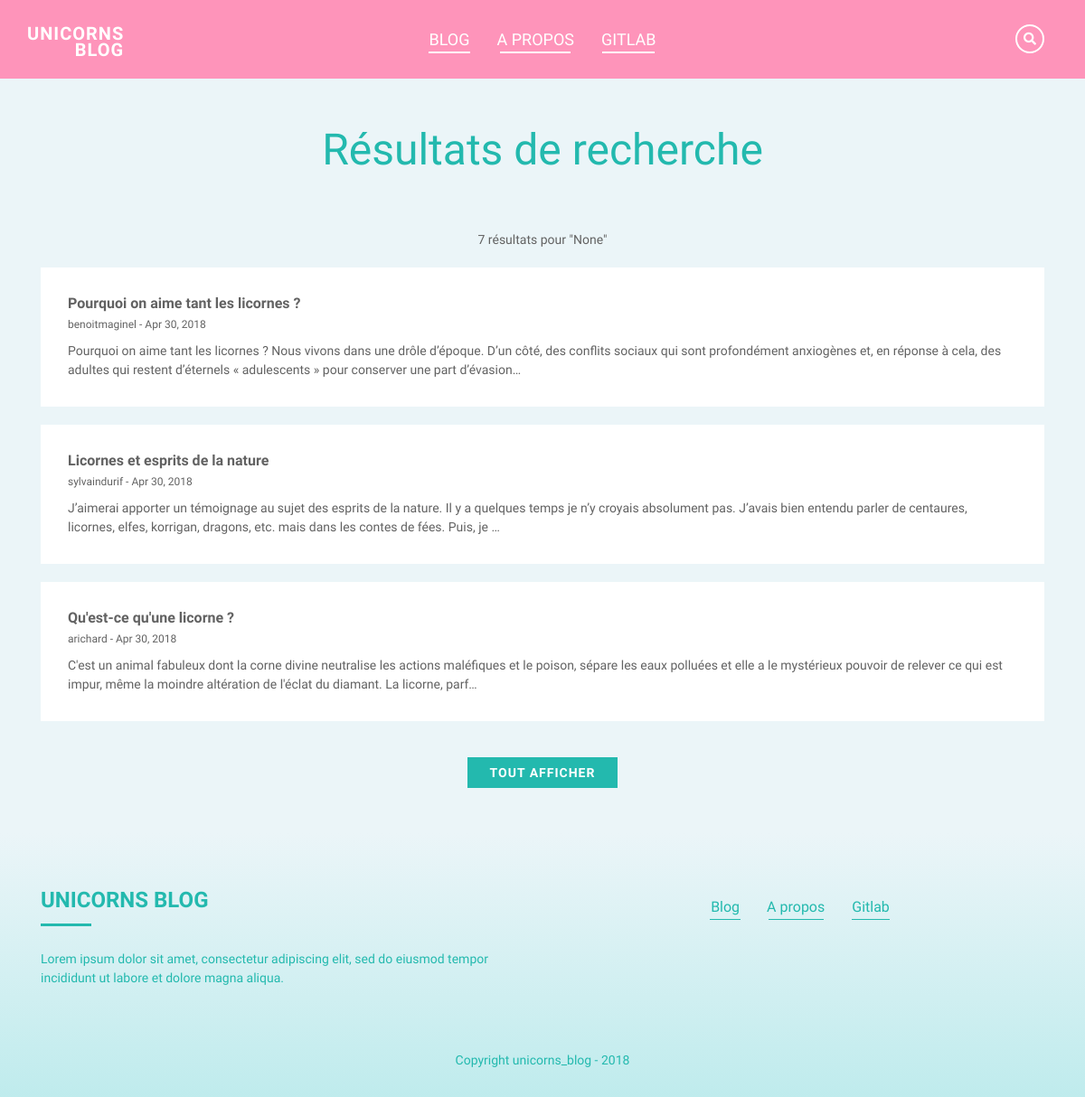
The page /results on the database as committed earlier.
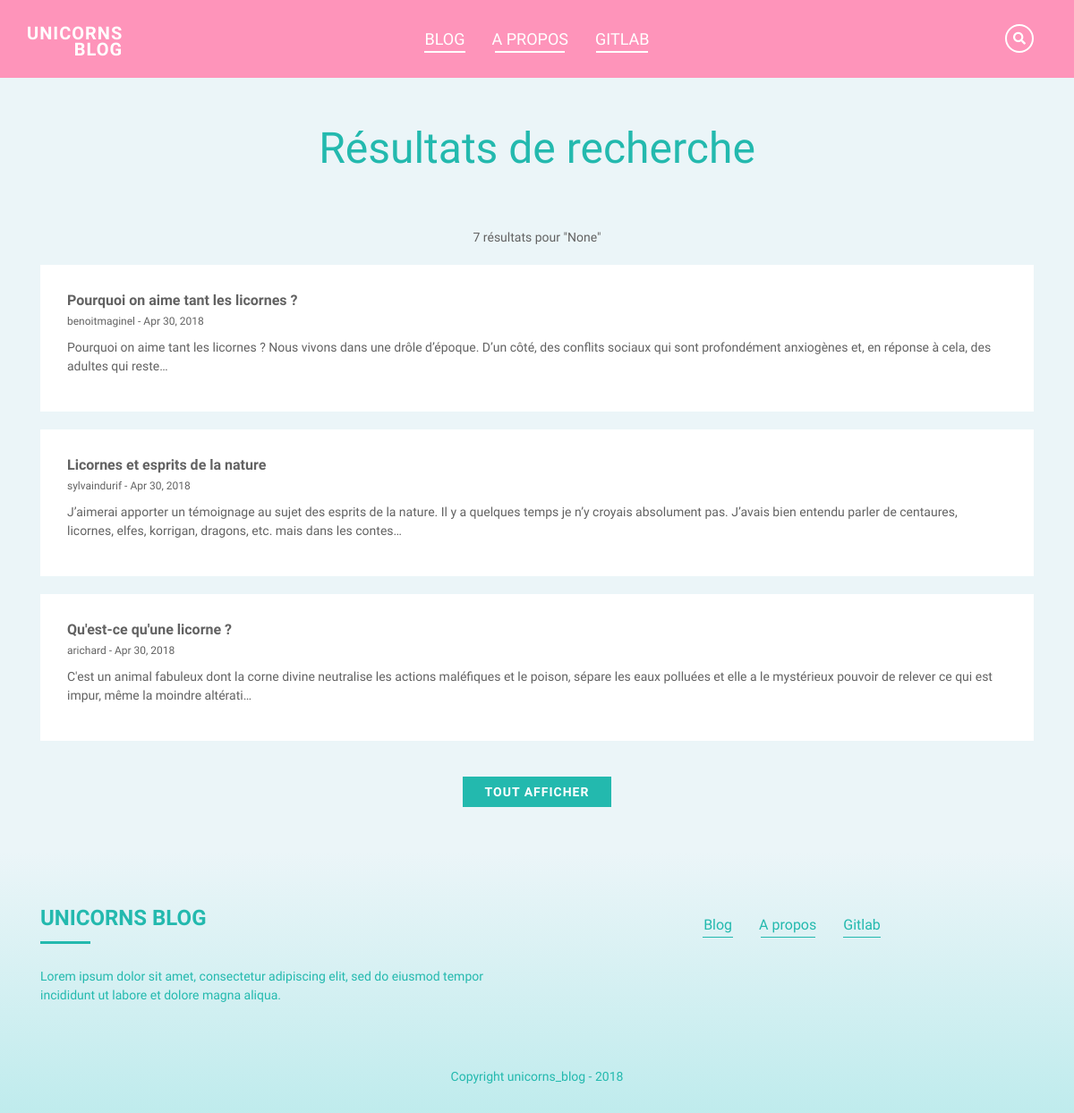
The same page on the database as committed later.
### blog/models.py (models this page shows, shortened)
class Article(models.Model):
    title = models.CharField(max_length=150)
    slug = models.SlugField(max_length=140, unique=True, blank=True)
    author = models.ForeignKey(User, on_delete=models.CASCADE)
    release_date = models.DateTimeField(auto_now_add=True)
    content = RichTextUploadingField()
    image = models.ImageField(upload_to='image', verbose_name='Image')
    class Meta:
        verbose_name = 'Article'
        verbose_name_plural = 'Articles'

### blog/views.py (the view)
# urls.py: path('results', views.search, name="search"),
def search(request):
    template = 'partials/search.html'
    query = request.GET.get('q')
    if query:
        results = Article.objects.filter(Q(title__icontains = query) | Q(content__icontains = query))
    else:
        results = Article.objects.all()
    nb_results = results.count()
    context = {
        'items' : results,
        'nb_results' : nb_results,
        'query_search' : query,
    }
    return render(request, template, context)

### blog/templates/partials/search.html (shortened to what this page needs)
{% extends "layouts/_base.html" %}
{% block content %}
	<div class="content bg-blue">
		<div class="search-page">
			<div class="container">
				<h1 class="blue">Résultats de recherche</h1>
				<div class="result-list">
					<div class="text-center">
						<span class="result-recap">{{ nb_results }} résultats pour "{{ query_search }}"</span>
					</div>
					<div class="results">
					{% for article in items %}
						<a class="result-item {% if forloop.counter > 3 %} hidden {% endif %}" href="{% url 'blog:article' article.slug %}">
				        	<h3 class="result-title">{{ article.title }}</h3>
				        	<span class="result-meta">{{ article.author }} - {{ article.release_date|date:"M d, Y" }}</span>
				        	<div class="result-content">{{ article.content|safe|truncatechars_html:250 }}</div>
				       	</a>
					{% endfor %}
					</div>
					{% if nb_results > 3 %}
						<div class="result-button text-center">
							<button class="extend-results-button" id="extend-results-button">Tout afficher</button>
						</div>
					{% endif %}
				</div>
			</div>
		</div>
	</div>
{% endblock %}

Rows that differ between the two databases and show on the page:
changed Article "Pourquoi on aime tant les licornes ?": content "…cela, des adultes qui restent d’éternels « adulescents » pour conserver une part d’évasion…" → "…cela, des adultes qui reste…"
changed Article "Licornes et esprits de la nature": content "…etc. mais dans les contes de fées. Puis, je …" → "…etc. mais dans les contes…"
changed Article "Qu'est-ce qu'une licorne ?": content "…impur, même la moindre altération de l'éclat du diamant. La licorne, parf…" → "…impur, même la moindre altérati…"
